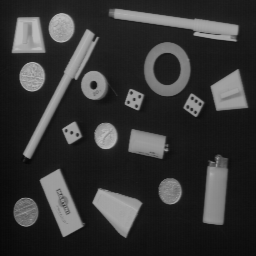
#> input picture Talleres/Taller 3/Punto 1/OBJECTS.png, 256 x 256 px
$ jupyter execute 'NoteBook Taller.ipynb'
#> lines starting #> are read from the running program, lines starting #| are printed output that depends on the picture; after the words box and inside, x2 and y2 are one past the last pixel; in counts of white or black regions, pixels touching at a corner belong together
[cell 1]
import cv2
import matplotlib.pyplot as plt

objects = cv2.imread('OBJECTS.png', cv2.IMREAD_GRAYSCALE)
#> objects is the input picture: shape (256, 256); min 7, max 188, mean 53.3
plt.imshow(objects, cmap='gray', vmin=0, vmax=255)
plt.show()
histO = cv2.calcHist([objects],[0],None,[256],[0,256])
#> histO = 256 values, max 3542 at index 21, min 0 at index 0, mean 256
plt.plot(histO)
plt.show()
#> figure, not shown here; curve peaks at x = 21, y = 3542

[cell 2]
umbralGO = 90  # Puedes ajustar este valor según la imagen
_, objectsUG = cv2.threshold(objects, umbralGO, 255, cv2.THRESH_BINARY)
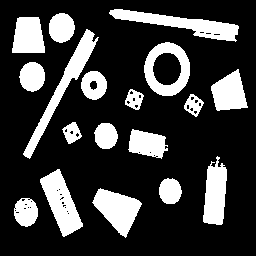
#> objectsUG: shape (256, 256); 23.1% white; 18 white regions, largest, box (x1, y1, x2, y2) and area: (109, 9, 239, 42) 1581, (23, 29, 99, 159) 1537, (40, 169, 83, 237) 1424
plt.imshow(objectsUG, cmap='gray', vmin=0, vmax=255)
plt.show()

[cell 3]
umbralOO, objectsUO = cv2.threshold(objects, 0, 255, cv2.THRESH_BINARY + cv2.THRESH_OTSU)
#> objectsUO: shape (256, 256); 23.5% white; 18 white regions, largest, box (x1, y1, x2, y2) and area: (109, 9, 239, 42) 1596, (23, 29, 99, 159) 1563, (40, 169, 84, 237) 1448
#> umbralOO = 84
plt.imshow(objectsUO, cmap='gray', vmin=0, vmax=255)
plt.title(f"Umbralización: {umbralOO:.2f}")
plt.show()

[cell 4]
import numpy as np
from skimage.util import random_noise

objectsN1 = random_noise(objects, mode='gaussian', mean=0, var=0.001)
objectsN1 = (objectsN1 * 255).astype(np.uint8)
objectsN5 = random_noise(objects, mode='gaussian', mean=0, var=0.05)
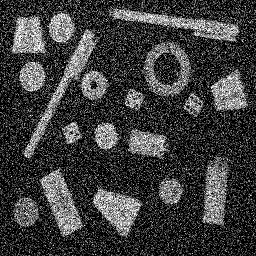
#> objectsN5: shape (256, 256) float64; min 0, max 1, mean 0.246
objectsN5 = (objectsN5 * 255).astype(np.uint8)


plt.figure(figsize=(10,5))
plt.subplot(1,2,1)
plt.imshow(objectsN1, cmap='gray', vmin=0, vmax=255)
plt.title("Ruido = 0.001")
plt.subplot(1,2,2)
plt.imshow(objectsN5, cmap='gray', vmin=0, vmax=255)
plt.title("Ruido = 0.05")
plt.show()

plt.figure(figsize=(10,5))
plt.subplot(1,2,1)
plt.hist(objectsN1.ravel(), bins=256, range=[0,255])
plt.title("Ruido = 0.001")
plt.subplot(1,2,2)
plt.hist(objectsN5.ravel(), bins=256, range=[0,255])
plt.title("Ruido = 0.05")
plt.show()
#> figure, not shown here; panel 1: tallest bar 1923 high, from x = 20.92 to 21.91; panel 2: tallest bar 17034 high, from x = 0 to 0.996

### ¿Qué sucede? ¿Por qué sucede esto?
Cuando le agregamos poco ruido (0.001) a la imágen, el cambio es apenas perceptible y lo que veremos es que esta se va a ver levemente granulada. Sin embargo, el cambio se va a notar mucho al analizar el histograma, ya que si lo comparamos con el de la imagen original, vamos a ver que el area bajo la curva está coloreada (esto representa el leve granulado en la imágen). Por otro lado, cuando el ruido es más alto (0.05) la alteración en la imagen es mucho más notoria, el granulado hace que ya no se puedan distinguir las los objetos de la imágen original. También podemos ver que el histograma muestra una mayor dispersión con valores más extendidos y la forma de la curva es totalmente diferente.

[cell 5]
umbralOO1, objectsUO1 = cv2.threshold(objectsN1, 0, 255, cv2.THRESH_BINARY + cv2.THRESH_OTSU)
#> objectsUO1: shape (256, 256); 23.4% white; 20 white regions (2 under 20 px), largest, box (x1, y1, x2, y2) and area: (109, 9, 239, 42) 1600, (23, 29, 99, 159) 1564, (40, 169, 84, 237) 1440
#> umbralOO1 = 84
umbralOO5, objectsUO5 = cv2.threshold(objectsN5, 0, 255, cv2.THRESH_BINARY + cv2.THRESH_OTSU)
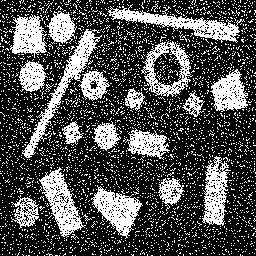
#> objectsUO5: shape (256, 256); 31.1% white; 3298 white regions (3280 under 20 px), largest, box (x1, y1, x2, y2) and area: (22, 29, 110, 158) 2042, (108, 4, 245, 43) 1530, (39, 167, 86, 238) 1277
#> umbralOO5 = 84

plt.figure(figsize=(10,5))
plt.subplot(1,2,1)
plt.imshow(objectsUO1, cmap='gray', vmin=0, vmax=255)
plt.title(f"Ruido: 0.001 - Umbralización: {umbralOO1:.2f}")
plt.subplot(1,2,2)
plt.imshow(objectsUO5, cmap='gray', vmin=0, vmax=255)
plt.title(f"Ruido: 0.005 - Umbralización: {umbralOO5:.2f}")
plt.show()

plt.figure(figsize=(10,5))
plt.subplot(1,2,1)
plt.hist(objectsUO1.ravel(), bins=256, range=[0,255])
plt.title(f"Ruido: 0.001 - Umbralización: {umbralOO1:.2f}")
plt.subplot(1,2,2)
plt.hist(objectsUO5.ravel(), bins=256, range=[0,255])
plt.title(f"Ruido: 0.005 - Umbralización: {umbralOO5:.2f}")
plt.show()
#> figure, not shown here; panel 1: tallest bar 50197 high, from x = 0 to 0.996; panel 2: tallest bar 45144 high, from x = 0 to 0.996

### ¿Cómo afecta el ruido al resultado?

Para la imagen con poco ruido, la umbralización Otsu encuentra un valor adecuado, se ve casi igual a la umbralización de la imagen original. En cuanto al histograma, podemos ver que solo existen valores en 255 que representan los objetos y en 0 que representan el fondo.Para la imagen com mucho ruido, la umbralización Otsu falla a la hora de encontrar un valor adecuado, lo que sucede es que el granulado de la imagen se hace más evidente y también distorciona los objetos. En cuanto al histograma, igual podemos ver valores solo en 0 para el fondo pero también sube la cantidad de pixeles en 255 porque algunas secciones del granulado estaban muy claras y se colan en la parte de resaltación de la umbralización.

[cell 6]
text = cv2.imread('TEXT.png', cv2.IMREAD_GRAYSCALE)
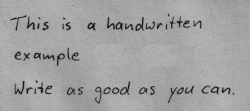
#> input picture Talleres/Taller 3/Punto 1/TEXT.png, 250 x 111 px
#> text is the input picture: shape (111, 250); min 16, max 189, mean 162.1
plt.imshow(text, cmap='gray', vmin=0, vmax=255)
plt.show()
histT = cv2.calcHist([text],[0],None,[256],[0,256])
#> histT = 256 values, max 1675 at index 167, min 0 at index 0, mean 108.4
plt.plot(histT)
plt.show()
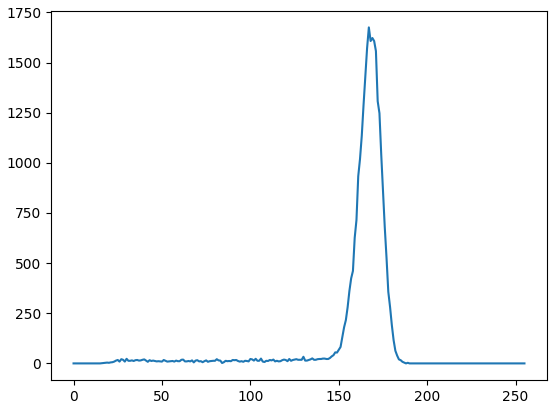
#> figure drawn by matplotlib, 1 panel; curve peaks at x = 167, y = 1675

rows, cols = text.shape
#> rows = 111; cols = 250
x, y = np.meshgrid(np.arange(cols), np.arange(rows))
cx, cy = cols // 2, rows // 2
#> cx = 125; cy = 55
distance = np.sqrt((x - cx) ** 2 + (y - cy) ** 2)
max_dist = np.sqrt(cx**2 + cy**2)
#> max_dist = 136.6
spot_shading = 1 - (distance / max_dist)
spot_image = (text * spot_shading).astype(np.uint8)
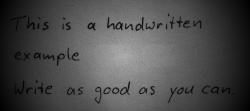
#> spot_image: shape (111, 250); min 0, max 175, mean 75.6


frequency = 50
amplitude = 0.5
sinusoidal_shading = (1 + amplitude * np.sin(2 * np.pi * x / frequency)) / 1.5
sinusoidal_image = (text * sinusoidal_shading).astype(np.uint8)
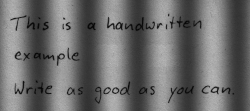
#> sinusoidal_image: shape (111, 250); min 5, max 188, mean 107.6


plt.figure(figsize=(12, 5))
plt.subplot(1, 3, 2)
plt.imshow(spot_image, cmap='gray', vmin=0, vmax=255)
plt.title("Sombra Circular")
plt.subplot(1, 3, 3)
plt.imshow(sinusoidal_image, cmap='gray', vmin=0, vmax=255)
plt.title("Sombra Sinusoidal")
plt.show()

[cell 7]
_, textUO = cv2.threshold(text, 0, 255, cv2.THRESH_BINARY + cv2.THRESH_OTSU)
#> textUO: shape (111, 250); 95.4% white; black in thin lines or dots, all inside (x1, y1, x2, y2) = (10, 14, 234, 104)
_, circularUO = cv2.threshold(spot_image, 0, 255, cv2.THRESH_BINARY + cv2.THRESH_OTSU)
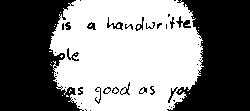
#> circularUO: shape (111, 250); 50.2% white; 44 black regions (25 under 20 px), largest, box (x1, y1, x2, y2) and area: (0, 0, 84, 111) 6769, (167, 0, 250, 111) 6351, (176, 16, 191, 28) 76
_, sinusoidalUO = cv2.threshold(sinusoidal_image, 0, 255, cv2.THRESH_BINARY + cv2.THRESH_OTSU)
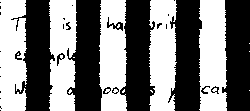
#> sinusoidalUO: shape (111, 250); 48.6% white; 15 white regions (10 under 20 px), largest, box (x1, y1, x2, y2) and area: (199, 0, 227, 111) 2806, (0, 0, 27, 111) 2706, (149, 0, 177, 111) 2665, (99, 0, 127, 111) 2648, (49, 0, 77, 111) 2631

plt.figure(figsize=(12,6))
plt.subplot(1,3,1), plt.imshow(textUO, cmap='gray'), plt.title("Original")
plt.subplot(1,3,2), plt.imshow(circularUO, cmap='gray'), plt.title("Sombra Circular")
plt.subplot(1,3,3), plt.imshow(sinusoidalUO, cmap='gray'), plt.title("Sombra Sinusoidal")
plt.show()

### ¿Qué sucede? ¿Por qué sucede esto? ¿Qué alternativas puede emplear para mitigar este resultado?

Las sombras alteran la distribución del histograma, entonces el efecto de la sombra puede lo que puede llevar al algoritmo Otsu a seleccionar un umbral inadecuado y segmentar incorrectamente las regiones claras y oscuras en las que se quiere diferenciar las letras del papel. Para mitigar este problema, se pueden aplicar técnicas de corrección de iluminación, como cv2.equalizeHist() o CLAHE, que mejoran el contraste antes de la umbralización. Otra alternativa es el umbral adaptativo, que analiza las propiedades locales de la imagen en lugar de aplicar un único umbral global, premitiendo segmentar correctamente dependiedo del contraste que existe en cada sección de la imagen.

[cell 8]
from skimage.filters import threshold_local

block_size1 = 35
block_size2 = 75

ti1 = threshold_local(text, block_size=block_size1, method='mean')
img_adapt1 = (text > ti1).astype(np.uint8) * 255
#> img_adapt1: shape (111, 250); 74.4% white; black in thin lines or dots
ti2 = threshold_local(text, block_size=block_size2, method='mean')
img_adapt2 = (text > ti2).astype(np.uint8) * 255
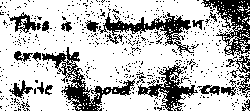
#> img_adapt2: shape (111, 250); 74.2% white; 553 black regions (528 under 20 px), largest, box (x1, y1, x2, y2) and area: (42, 47, 136, 111) 1370, (201, 0, 250, 56) 1157, (98, 12, 194, 56) 1017

plt.figure(figsize=(12,6))
plt.subplot(1,3,1)
plt.imshow(textUO, cmap='gray', vmin=0, vmax=255)
plt.title(f"Original")
plt.subplot(1,3,2)
plt.imshow(img_adapt1, cmap='gray', vmin=0, vmax=255)
plt.title(f"block = {block_size1}")
plt.subplot(1,3,3)
plt.imshow(img_adapt2, cmap='gray', vmin=0, vmax=255)
plt.title(f"block = {block_size2}")
plt.show()
